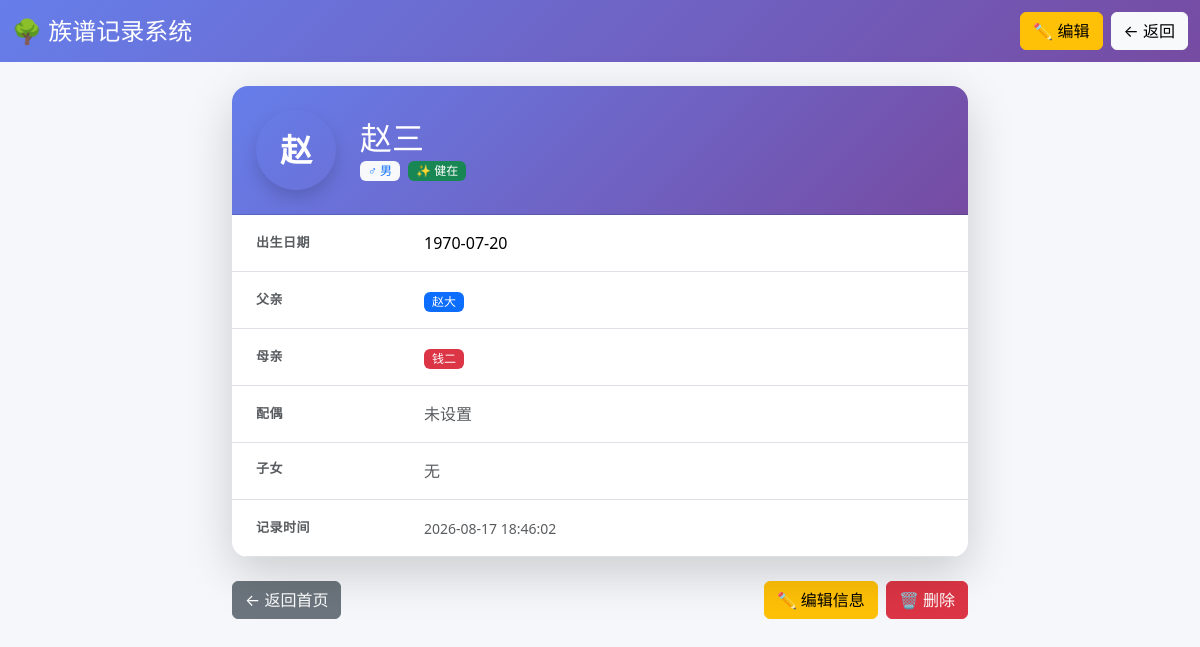
Page /member/view/3 on the committed database.
### tables this page shows
CREATE TABLE members (
            id INTEGER PRIMARY KEY AUTOINCREMENT,
            name TEXT NOT NULL,                       -- 姓名
            gender TEXT DEFAULT '未知',               -- 性别：男/女/未知
            birth_date TEXT,                          -- 出生日期
            death_date TEXT,                          -- 去世日期（健在则留空）
            is_alive INTEGER DEFAULT 1,               -- 是否健在：1健在/0已故
            father_id INTEGER,                        -- 父亲ID
            mother_id INTEGER,                        -- 母亲ID
            spouse_id INTEGER,                        -- 配偶ID
            note TEXT,                                -- 备注（生平、职业等）
            created_at TEXT,                          -- 创建时间
            FOREIGN KEY (father_id) REFERENCES members(id),
            FOREIGN KEY (mother_id) REFERENCES members(id),
            FOREIGN KEY (spouse_id) REFERENCES members(id)
        );

### app.py (the view)
@app.route("/member/view/<int:member_id>")
def view_member(member_id):
    member = get_member(member_id)
    if member is None:
        flash("成员不存在", "error")
        return redirect(url_for("index"))
    member = format_member(member)
    db = get_db()
    father = (
        format_member(
            db.execute(
                "SELECT * FROM members WHERE id = ?", (member["father_id"],)
            ).fetchone()
        )
        if member["father_id"]
        else None
    )
    mother = (
        format_member(
            db.execute(
                "SELECT * FROM members WHERE id = ?", (member["mother_id"],)
            ).fetchone()
        )
        if member["mother_id"]
        else None
    )
    spouse = (
        format_member(
            db.execute(
                "SELECT * FROM members WHERE id = ?", (member["spouse_id"],)
            ).fetchone()
        )
        if member["spouse_id"]
        else None
    )
    children = [format_member(c) for c in get_children(member_id)]
    return render_template(
        "member_detail.html",
        member=member,
        father=father,
        mother=mother,
        spouse=spouse,
        children=children,
    )

### app.py (called while the page is built)
def get_db():
    if "db" not in g:
        g.db = sqlite3.connect(DB_PATH)
        g.db.row_factory = sqlite3.Row  # 让查询结果支持通过列名访问
        g.db.execute(
            """
            CREATE TABLE IF NOT EXISTS members (
                id INTEGER PRIMARY KEY AUTOINCREMENT,
                name TEXT NOT NULL,
                gender TEXT DEFAULT '未知',
                birth_date TEXT,
                death_date TEXT,
                is_alive INTEGER DEFAULT 1,
                father_id INTEGER,
                mother_id INTEGER,
                spouse_id INTEGER,
                note TEXT,
                created_at TEXT,
                FOREIGN KEY (father_id) REFERENCES members(id),
                FOREIGN KEY (mother_id) REFERENCES members(id),
                FOREIGN KEY (spouse_id) REFERENCES members(id)
            )
        """
        )
        g.db.commit()
    return g.db

def get_member(member_id):
    db = get_db()
    return db.execute("SELECT * FROM members WHERE id = ?", (member_id,)).fetchone()

def get_children(member_id):
    db = get_db()
    return db.execute(
        "SELECT * FROM members WHERE father_id = ? OR mother_id = ? ORDER BY birth_date",
        (member_id, member_id),
    ).fetchall()

def format_member(row):
    if row is None:
        return None
    return {
        "id": row["id"],
        "name": row["name"],
        "gender": row["gender"],
        "birth_date": row["birth_date"] or "",
        "death_date": row["death_date"] or "",
        "is_alive": row["is_alive"],
        "father_id": row["father_id"],
        "mother_id": row["mother_id"],
        "spouse_id": row["spouse_id"],
        "note": row["note"] or "",
        "created_at": row["created_at"] or "",
    }

### templates/member_detail.html (shortened to what this page needs)
<!DOCTYPE html>
<html lang="zh-CN">
<head>
    <link href="https://cdn.jsdelivr.net/npm/bootstrap@5.3.2/dist/css/bootstrap.min.css" rel="stylesheet">
    <link rel="stylesheet" href="{{ url_for('static', filename='style.css') }}">
</head>
<body>
    <nav class="navbar navbar-expand-lg navbar-dark bg-gradient-primary">
        <div class="container-fluid">
            <a class="navbar-brand fs-4" href="{{ url_for('index') }}">
                🌳 族谱记录系统
            </a>
            <div class="ms-auto d-flex gap-2">
                <a href="{{ url_for('edit_member', member_id=member.id) }}" class="btn btn-warning">✏️ 编辑</a>
                <a href="{{ url_for('index') }}" class="btn btn-light">← 返回</a>
            </div>
        </div>
    </nav>
    <main class="container py-4">
        <div class="row justify-content-center">
            <div class="col-lg-8">
                <div class="card shadow-lg border-0 rounded-4 overflow-hidden">
                    <div class="card-header bg-gradient-primary text-white p-4">
                        <div class="d-flex align-items-center gap-4">
                            <div class="rounded-circle d-flex align-items-center justify-content-center text-white fw-bold shadow"
                                 style="width: 80px; height: 80px; font-size: 32px;
                                        background: linear-gradient(135deg, {{ '#3b82f6' if member.gender == '男' else '#ec4899' if member.gender == '女' else '#94a3b8' }});">
                                {{ member.name[:1] }}
                            </div>
                            <div>
                                <h2 class="mb-1">{{ member.name }}</h2>
                                <div class="d-flex gap-2 align-items-center">
                                    {% if member.gender == '男' %}
                                        <span class="badge bg-light text-primary">♂ 男</span>
                                    {% elif member.gender == '女' %}
                                        <span class="badge bg-light text-danger">♀ 女</span>
                                    {% else %}
                                        <span class="badge bg-light text-secondary">{{ member.gender }}</span>
                                    {% endif %}
                                    {% if member.is_alive %}
                                        <span class="badge bg-success">✨ 健在</span>
                                    {% else %}
                                        <span class="badge bg-secondary">🕊️ 已故</span>
                                    {% endif %}
                                </div>
                            </div>
                        </div>
                    </div>
                    <div class="card-body p-0">
                        <table class="table table-hover align-middle mb-0">
                            <tbody>
                                <tr>
                                    <th class="ps-4 py-3 text-muted w-25">出生日期</th>
                                    <td class="py-3">{{ member.birth_date or '—' }}</td>
                                </tr>
                                <tr>
                                    <th class="ps-4 py-3 text-muted">父亲</th>
                                    <td class="py-3">
                                        {% if father %}
                                            <a href="{{ url_for('view_member', member_id=father.id) }}" class="text-decoration-none">
                                                <span class="badge bg-primary">{{ father.name }}</span>
                                            </a>
                                        {% else %}
                                            <span class="text-muted">未设置</span>
                                        {% endif %}
                                    </td>
                                </tr>
                                <tr>
                                    <th class="ps-4 py-3 text-muted">母亲</th>
                                    <td class="py-3">
                                        {% if mother %}
                                            <a href="{{ url_for('view_member', member_id=mother.id) }}" class="text-decoration-none">
                                                <span class="badge bg-danger">{{ mother.name }}</span>
                                            </a>
                                        {% else %}
                                            <span class="text-muted">未设置</span>
                                        {% endif %}
                                    </td>
                                </tr>
                                <tr>
                                    <th class="ps-4 py-3 text-muted">配偶</th>
                                    <td class="py-3">
                                        {% if spouse %}
                                            <a href="{{ url_for('view_member', member_id=spouse.id) }}" class="text-decoration-none">
                                                <span class="badge bg-warning text-dark">{{ spouse.name }}</span>
                                            </a>
                                        {% else %}
                                            <span class="text-muted">未设置</span>
                                        {% endif %}
                                    </td>
                                </tr>
                                <tr>
                                    <th class="ps-4 py-3 text-muted align-top">子女</th>
                                    <td class="py-3">
                                        {% if children %}
                                            <div class="d-flex flex-wrap gap-2">
                                                {% for c in children %}
                                                    <a href="{{ url_for('view_member', member_id=c.id) }}" class="text-decoration-none">
                                                        <span class="badge rounded-pill bg-light text-dark border">
                                                            {{ c.name }}
                                                            <small class="text-muted ms-1">({{ c.gender }})</small>
                                                        </span>
                                                    </a>
                                                {% endfor %}
                                            </div>
                                        {% else %}
                                            <span class="text-muted">无</span>
                                        {% endif %}
                                    </td>
                                </tr>
                                <tr>
                                    <th class="ps-4 py-3 text-muted">记录时间</th>
                                    <td class="py-3 text-muted"><small>{{ member.created_at }}</small></td>
                                </tr>
                            </tbody>
                        </table>
                    </div>
                </div>
                <div class="d-flex justify-content-between mt-4">
                    <a href="{{ url_for('index') }}" class="btn btn-secondary">← 返回首页</a>
                    <div class="d-flex gap-2">
                        <a href="{{ url_for('edit_member', member_id=member.id) }}" class="btn btn-warning">✏️ 编辑信息</a>
                        <form action="{{ url_for('delete_member', member_id=member.id) }}" method="post"
                              onsubmit="return confirm('确定删除「{{ member.name }}」吗？此操作不可恢复。');">
                            <button type="submit" class="btn btn-danger">🗑️ 删除</button>
                        </form>
                    </div>
                </div>
            </div>
        </div>
    </main>
</body>
</html>

### static/style.css (style rules this page uses)
body { background-color: #f5f7fa; min-height: 100vh; display: flex; flex-direction: column; }
main { flex: 1; }
.bg-gradient-primary { background: linear-gradient(135deg, #667eea 0%, #764ba2 100%); }
.card { border: none; transition: box-shadow 0.3s ease; }
.table th { font-weight: 600; color: #374151; text-transform: uppercase; font-size: 13px; letter-spacing: 0.5px; }
.badge { font-weight: 500; padding: 4px 8px; font-size: 12px; }

### rows in the picture
members: name "赵", name "赵三", birth_date "1970-07-20", created_at "2026-08-17 18:46:02"
members: name "赵大"
members: name "钱二"
